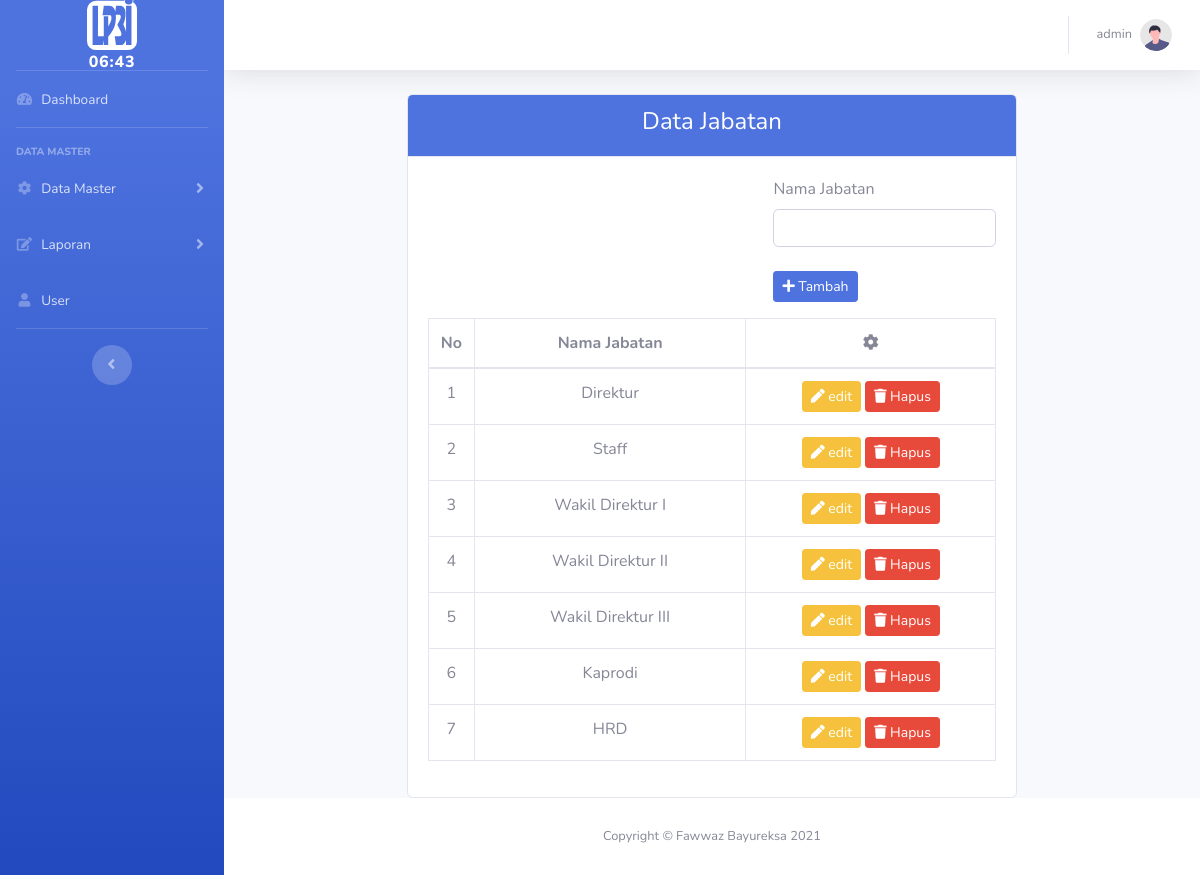
Page /index.php?Page=jabatan (signed in) on the committed database.
### tables this page shows
CREATE TABLE `jabatan` (
  `id_jabatan` int(11) NOT NULL,
  `nama_jabatan` varchar(30) NOT NULL
);

### view/jabatan/jabatan.php (the view, shortened to what this page needs)
<div class="row justify-content-center">
	<div class="col-md-8">
	<div class="card">
			<div class="card-header bg-primary text-center">
				<h4 style="color:white;">Data Jabatan</h4>
			</div>
			<div class="card-body">
				<div class="row justify-content-end">
					<div class="col-md-5">
						<form method="post">
							<div class="form-group">
							<label>Nama Jabatan</label>
							<input type="text" class="form-control" name="jabatan">
							<br>
							<button class="btn btn-primary btn-sm" name="simpan"><i class="fa fa-plus"></i> Tambah</button>
							</div>
						</form>
					</div>
				</div>
				<table class="table table-bordered text-center">
					<thead>
						<tr>
							<th>No</th>
							<th>Nama Jabatan</th>
							<th><i class="fa fa-cog"></i></th>
						</tr>
					</thead>
					<tbody >
							<?php
									$no = 1;
									$query = mysqli_query($db ,"SELECT * FROM jabatan");
									while ($data = mysqli_fetch_assoc($query)) {
							 ?>
						<tr>
							<td width="25px"><?=$no++?></td>
							<td><?=$data['nama_jabatan']?></td>
							<td width="250">
								<a href="?Page=ubah-jabatan&id=<?=$data['id_jabatan']?>" class="btn btn-warning btn-sm" id="edit"><i class="fa fa-pen"></i> edit</a>
								<a href="?Page=hapus-jabatan&id=<?=$data['id_jabatan']?>" class="btn btn-danger btn-sm"><i class="fa fa-trash"></i> Hapus</a>
							</td>
						</tr>
					<?php } ?>
					</tbody>
				</table>
			</div>
		</div>
	</div>
</div>

### rows in the picture
jabatan: nama_jabatan "Direktur"
jabatan: nama_jabatan "Staff"
jabatan: nama_jabatan "Wakil Direktur I"
jabatan: nama_jabatan "Wakil Direktur II"
jabatan: nama_jabatan "Wakil Direktur III"
jabatan: nama_jabatan "Kaprodi"
jabatan: nama_jabatan "HRD"

### other values in the picture
$_SESSION['admin']['nama'] "admin"
